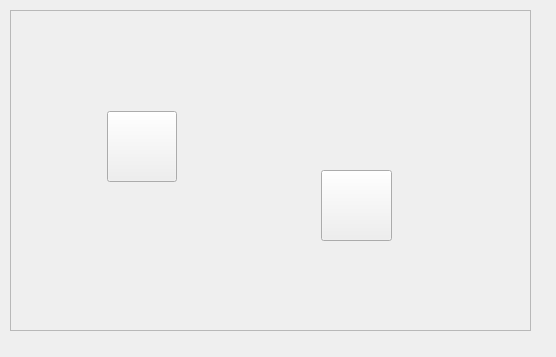
<?xml version="1.0" encoding="UTF-8"?>
<ui version="4.0">
 <class>Tab3ControlPannel</class>
 <widget class="QWidget" name="Tab3ControlPannel">
  <property name="geometry">
   <rect>
    <x>0</x>
    <y>0</y>
    <width>556</width>
    <height>357</height>
   </rect>
  </property>
  <property name="windowTitle">
   <string>Form</string>
  </property>
  <widget class="QScrollArea" name="scrollArea">
   <property name="geometry">
    <rect>
     <x>10</x>
     <y>10</y>
     <width>521</width>
     <height>321</height>
    </rect>
   </property>
   <property name="widgetResizable">
    <bool>true</bool>
   </property>
   <widget class="QWidget" name="scrollAreaWidgetContents">
    <property name="geometry">
     <rect>
      <x>0</x>
      <y>0</y>
      <width>519</width>
      <height>319</height>
     </rect>
    </property>
    <widget class="QLabel" name="label">
     <property name="geometry">
      <rect>
       <x>0</x>
       <y>0</y>
       <width>521</width>
       <height>321</height>
      </rect>
     </property>
     <property name="text">
      <string/>
     </property>
     <property name="pixmap">
      <pixmap resource="IoTQtClient.qrc">:/IoTQtClient/Image/room.png</pixmap>
     </property>
    </widget>
    <widget class="QPushButton" name="pPBLamp">
     <property name="geometry">
      <rect>
       <x>96</x>
       <y>100</y>
       <width>70</width>
       <height>71</height>
      </rect>
     </property>
     <property name="text">
      <string/>
     </property>
     <property name="icon">
      <iconset resource="IoTQtClient.qrc">
       <normaloff>:/IoTQtClient/Image/light_off.png</normaloff>
       <normalon>:/IoTQtClient/Image/light_on.png</normalon>:/IoTQtClient/Image/light_off.png</iconset>
     </property>
     <property name="iconSize">
      <size>
       <width>60</width>
       <height>60</height>
      </size>
     </property>
     <property name="checkable">
      <bool>true</bool>
     </property>
    </widget>
    <widget class="QPushButton" name="pPBPlug">
     <property name="geometry">
      <rect>
       <x>310</x>
       <y>159</y>
       <width>71</width>
       <height>71</height>
      </rect>
     </property>
     <property name="text">
      <string/>
     </property>
     <property name="icon">
      <iconset resource="IoTQtClient.qrc">
       <normaloff>:/IoTQtClient/Image/plug_off.png</normaloff>
       <normalon>:/IoTQtClient/Image/plug_on.png</normalon>:/IoTQtClient/Image/plug_off.png</iconset>
     </property>
     <property name="iconSize">
      <size>
       <width>60</width>
       <height>60</height>
      </size>
     </property>
     <property name="checkable">
      <bool>true</bool>
     </property>
    </widget>
   </widget>
  </widget>
 </widget>
 <resources>
  <include location="IoTQtClient.qrc"/>
 </resources>
 <connections/>
</ui>
